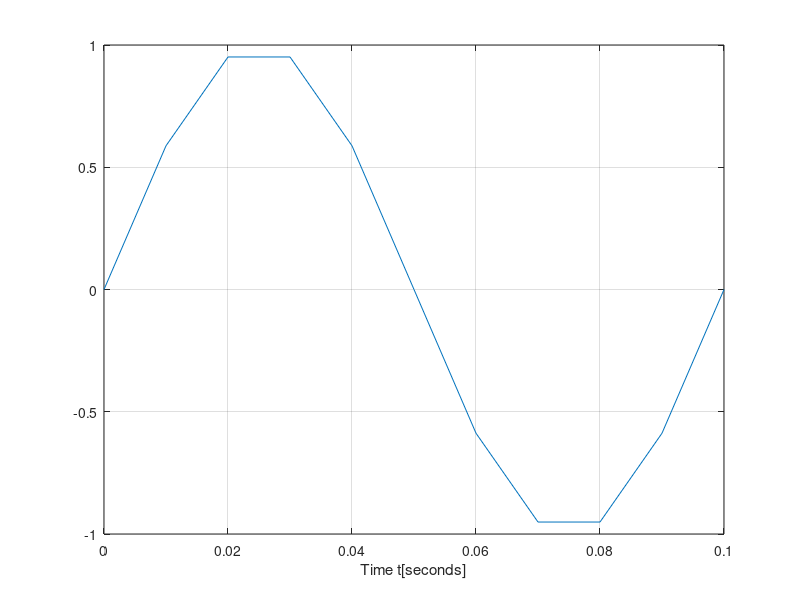

MATLAB code to generate this figure:
A = 1;
f = 10;              %signal frequency = 10Hz
t = 0:0.01:0.1;    
y = A*sin(2*pi*f*t);
plot(t,y);
grid on;
xlabel ('Time t[seconds]');
